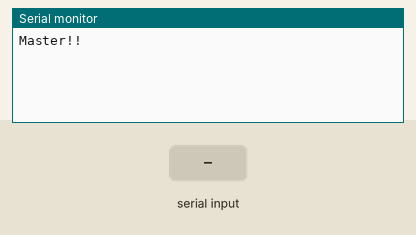
Simulated run of this sketch. Board: Arduino Uno, built with avr-gcc and run on an emulated ATmega328P. Shown: the last lines printed to the serial monitor. The test bench sets the inputs (shaded band).

Above: at 1.2 s.
1.3 s: "7" received over the second serial link
At 3.5 s:
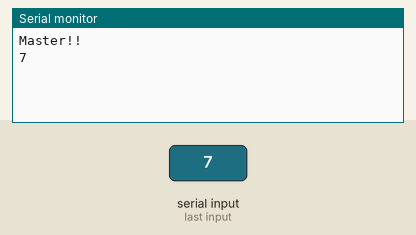
3.8 s: "90,45\n" received over the second serial link
At 5.5 s:
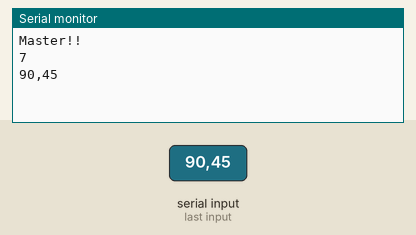
6.3 s: "E90\n" received over the second serial link
At 7.8 s:
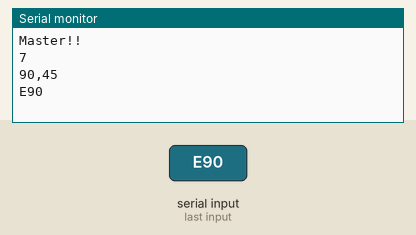
8.8 s: "E,45\n" received over the second serial link
At 10.8 s:
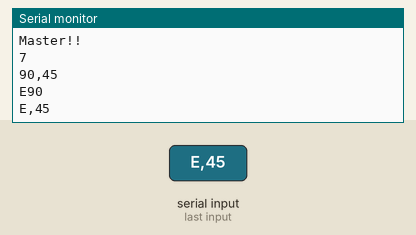
11.3 s: "F90\n" received over the second serial link
At 13.5 s:
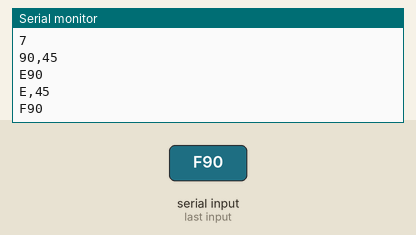
13.8 s: "F,45\n" received over the second serial link
At 16.0 s:
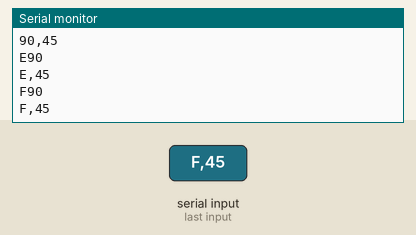

The sketch:

Masterofbeacon.ino
```cpp
#include <SoftwareSerial.h>

SoftwareSerial mySerial(9,10); // RX ! TX
char c; char str[800]; char uuid[78];
int count = 1; int tmp; int p;
int How_start_value(int tmp1); int value; int rssi1; int rssi2;int rssi3;
String beac;
bool state;
bool ACC_E();

char check_end[5]={'D','I','S','C','E'};
char check_start[7]={'O','K','+','D','I','S','C'};
int a, b, d;
bool is_accurate_e;
bool is_accurate_s;
void findRSSI1();
void findRSSI3();
void findRSSI2();

void setup()
{
  Serial.begin(9600);
  mySerial.begin(9600);
  Serial.println("Master!!");
  state = false;
}

void loop(){
  if(state == false){
    mySerial.print("AT+DISI?");
    //Serial.println("AT+DISI?");
    state =true;
  }

  if(mySerial.available()){
    String beac = mySerial.readString();
    Serial.println(beac);
    Serial.setTimeout(20);
  }
  findRSSI1();
  findRSSI2();
  findRSSI3();
  state = false;
}

void findRSSI1(){
  for(int i=0; i< 1500; i++){
    if(beac[i]=='7' && beac[i+1]=='6'&& beac[i+2]=='8'&& beac[i+3]=='E'){
      rssi1 = ((beac[i+7]-48)*10) + (beac[i+8]-48);
      rssi1 = rssi1*(-1);
      Serial.print("RSSI1 : ");
      Serial.println(rssi1);
      int a=1;
    }
  }
}
void findRSSI2(){
  for(int j=0; j< 1500; j++){
    if(beac[j]=='7' && beac[j+1]=='1'&& beac[j+2]=='F'&& beac[j+3]=='7'){
      rssi2 = ((beac[j+7]-48)*10) + (beac[j+8]-48);
      rssi2 = rssi2*(-1);
      Serial.print("RSSI2 : ");
      Serial.println(rssi2);
      int b=1;
    }
  }
}
void findRSSI3(){
  for(int o=0; o< 1500; o++){
    if(beac[o]=='6' && beac[o+1]=='9'&& beac[o+2]=='1'&& beac[o+3]=='7'){
      rssi3 = ((beac[o+7]-48)*10) + (beac[o+8]-48);
      rssi3 = rssi3*(-1);
      Serial.print("RSSI3 : ");
      Serial.println(rssi3);
      int d=1;
    }
  }
}
```

Measured:
- after the input at 1.3 s, the serial monitor: prints a new line after 1.0 s (image 1)
- after the input at 3.8 s, the serial monitor: prints a new line after 1.0 s (image 2)
- after the input at 6.3 s, the serial monitor: prints a new line after 1.0 s (image 3)
- after the input at 8.8 s, the serial monitor: prints a new line after 1.0 s (image 4)
- after the input at 11.3 s, the serial monitor: prints a new line after 1.0 s (image 5)
- after the input at 13.8 s, the serial monitor: prints a new line after 1.0 s (image 6)
